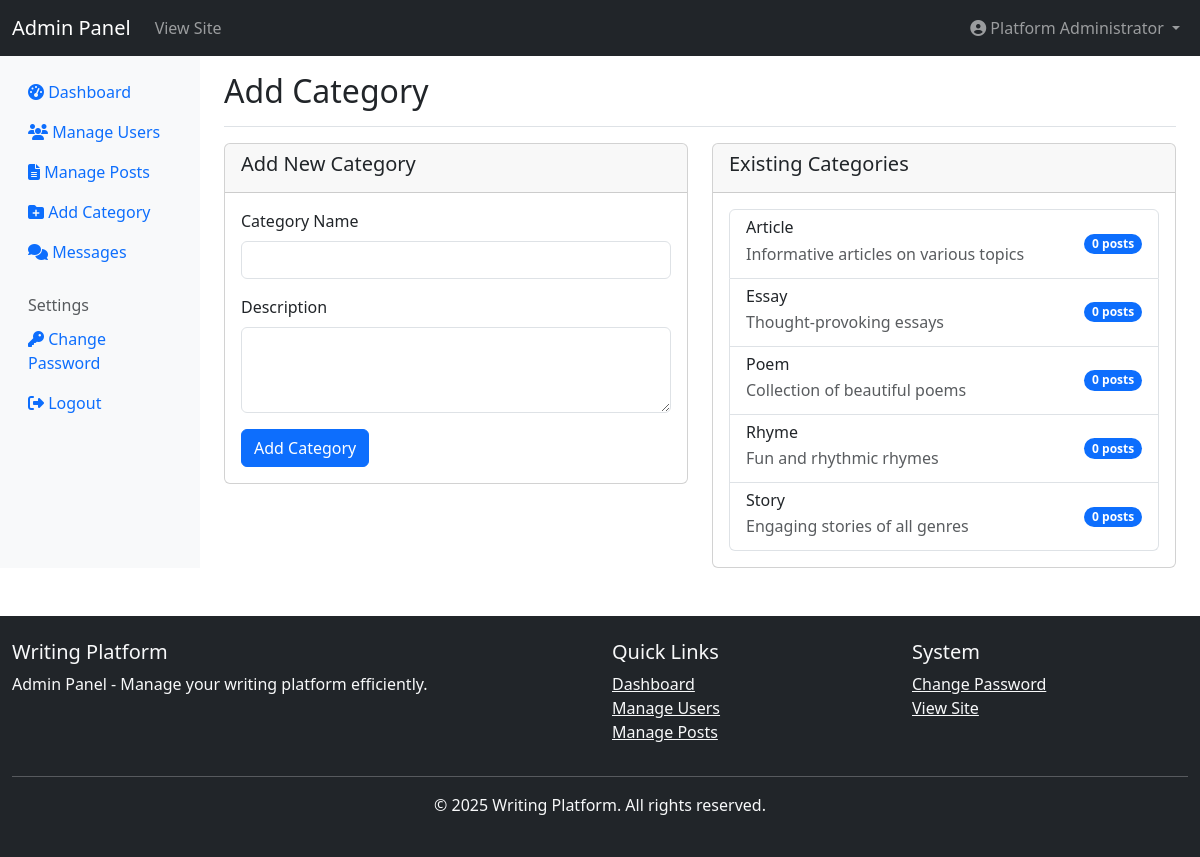
The page /admin/add-post-group.php (signed in) on the database as committed earlier.
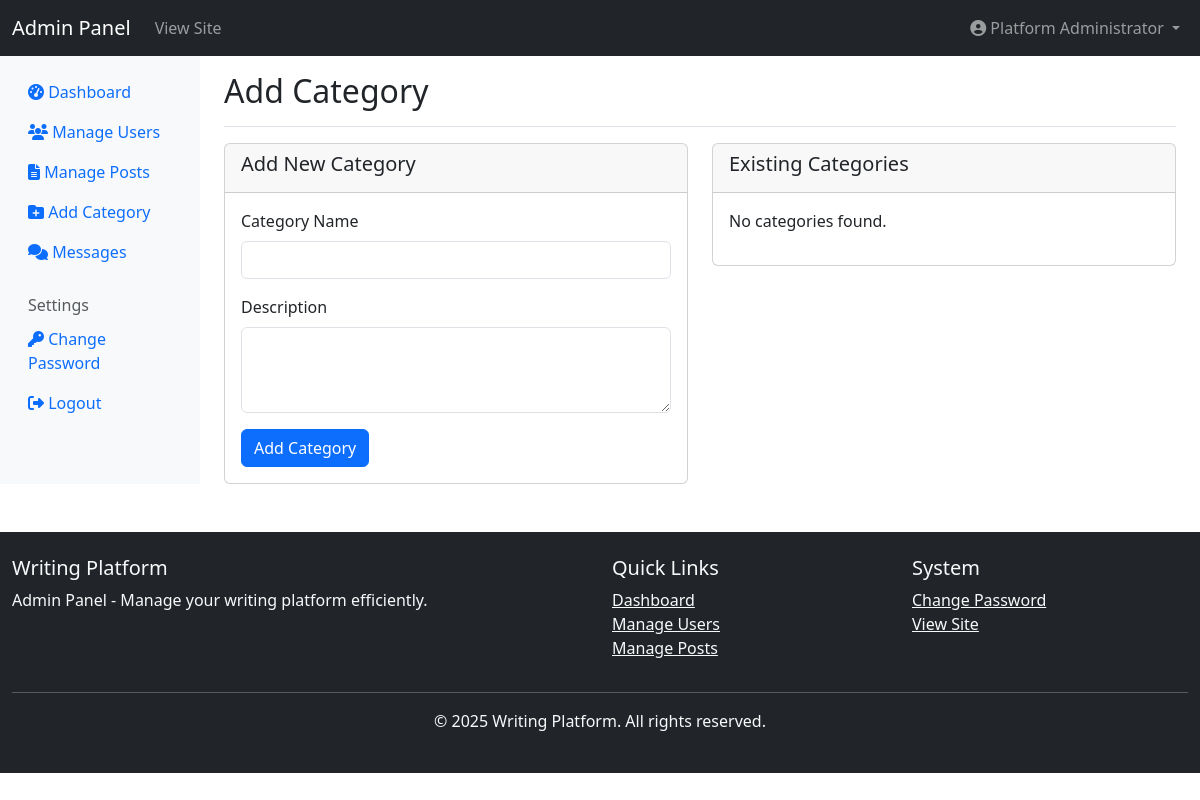
The same page on the database as committed later.
### tables this page shows
CREATE TABLE post_groups (
    id INT AUTO_INCREMENT PRIMARY KEY,
    name VARCHAR(100) UNIQUE NOT NULL,
    description TEXT,
    created_by INT,
    created_at TIMESTAMP DEFAULT CURRENT_TIMESTAMP,
    FOREIGN KEY (created_by) REFERENCES users(id) ON DELETE SET NULL
);

### admin/add-post-group.php (the view, shortened to what this page needs)
<?php
require_once '../config.php';
$stmt = $pdo->prepare("SELECT * FROM post_groups ORDER BY name");
$stmt->execute();
$categories = $stmt->fetchAll(PDO::FETCH_ASSOC);
?>
<!DOCTYPE html>
<html lang="en">
<head>
    <link href="https://cdn.jsdelivr.net/npm/bootstrap@5.3.0/dist/css/bootstrap.min.css" rel="stylesheet">
    <link rel="stylesheet" href="https://cdnjs.cloudflare.com/ajax/libs/font-awesome/6.4.0/css/all.min.css">
</head>
<body>
    <?php include 'navbar.php'; ?>
    <div class="container-fluid">
        <div class="row">
            <?php include 'sidebar.php'; ?>
            <main class="col-md-9 ms-sm-auto col-lg-10 px-md-4">
                <div class="d-flex justify-content-between flex-wrap flex-md-nowrap align-items-center pt-3 pb-2 mb-3 border-bottom">
                    <h1 class="h2">Add Category</h1>
                </div>
                <div class="row">
                    <div class="col-md-6">
                        <div class="card">
                            <div class="card-header">
                                <h5>Add New Category</h5>
                            </div>
                            <div class="card-body">
                                <form method="POST">
                                    <div class="mb-3">
                                        <label for="name" class="form-label">Category Name</label>
                                        <input type="text" class="form-control" id="name" name="name" value="<?php echo isset($name) ? $name : ''; ?>" required>
                                    </div>
                                    <div class="mb-3">
                                        <label for="description" class="form-label">Description</label>
                                        <textarea class="form-control" id="description" name="description" rows="3"><?php echo isset($description) ? $description : ''; ?></textarea>
                                    </div>
                                    <button type="submit" class="btn btn-primary">Add Category</button>
                                </form>
                            </div>
                        </div>
                    </div>
                    <div class="col-md-6">
                        <div class="card">
                            <div class="card-header">
                                <h5>Existing Categories</h5>
                            </div>
                            <div class="card-body">
                                <?php if (count($categories) > 0): ?>
                                    <div class="list-group">
                                        <?php foreach ($categories as $category): ?>
                                            <div class="list-group-item d-flex justify-content-between align-items-center">
                                                <div>
                                                    <h6 class="mb-1"><?php echo $category['name']; ?></h6>
                                                    <?php if ($category['description']): ?>
                                                        <p class="mb-1 text-muted"><?php echo $category['description']; ?></p>
                                                    <?php endif; ?>
                                                </div>
                                                <span class="badge bg-primary rounded-pill">
                                                    <?php
                                                    $stmt = $pdo->prepare("SELECT COUNT(*) as count FROM posts WHERE group_id = ?");
                                                    $stmt->execute([$category['id']]);
                                                    $postCount = $stmt->fetch(PDO::FETCH_ASSOC)['count'];
                                                    echo $postCount . ' posts';
                                                    ?>
                                                </span>
                                            </div>
                                        <?php endforeach; ?>
                                    </div>
                                <?php else: ?>
                                    <p>No categories found.</p>
                                <?php endif; ?>
                            </div>
                        </div>
                    </div>
                </div>
            </main>
        </div>
    </div>
    <?php include 'footer.php'; ?>
</body>
</html>

### admin/navbar.php (shortened to what this page needs)
<nav class="navbar navbar-expand-lg navbar-dark bg-dark">
    <div class="container-fluid">
        <a class="navbar-brand" href="index.php">Admin Panel</a>
        <div class="collapse navbar-collapse" id="adminNavbar">
            <ul class="navbar-nav me-auto">
                <li class="nav-item">
                    <a class="nav-link" href="../index.php">View Site</a>
                </li>
            </ul>
            <ul class="navbar-nav">
                <li class="nav-item dropdown">
                    <a class="nav-link dropdown-toggle" href="#" id="navbarDropdown" role="button" data-bs-toggle="dropdown">
                        <i class="fas fa-user-circle"></i> <?php echo $_SESSION['full_name']; ?>
                    </a>
                </li>
            </ul>
        </div>
    </div>
</nav>

### admin/sidebar.php
<nav id="sidebar" class="col-md-3 col-lg-2 d-md-block bg-light sidebar collapse">
    <div class="position-sticky pt-3">
        <ul class="nav flex-column">
            <li class="nav-item">
                <a class="nav-link active" href="index.php">
                    <i class="fas fa-tachometer-alt"></i>
                    Dashboard
                </a>
            </li>
            <li class="nav-item">
                <a class="nav-link" href="user-list.php">
                    <i class="fas fa-users"></i>
                    Manage Users
                </a>
            </li>
            <li class="nav-item">
                <a class="nav-link" href="post-list.php">
                    <i class="fas fa-file-alt"></i>
                    Manage Posts
                </a>
            </li>
            <li class="nav-item">
                <a class="nav-link" href="add-post-group.php">
                    <i class="fas fa-folder-plus"></i>
                    Add Category
                </a>
            </li>
            <li class="nav-item">
                <a class="nav-link" href="chat.php">
                    <i class="fas fa-comments"></i>
                    Messages
                </a>
            </li>
        </ul>
        <h6 class="sidebar-heading d-flex justify-content-between align-items-center px-3 mt-4 mb-1 text-muted">
            <span>Settings</span>
        </h6>
        <ul class="nav flex-column mb-2">
            <li class="nav-item">
                <a class="nav-link" href="change-pwd.php">
                    <i class="fas fa-key"></i>
                    Change Password
                </a>
            </li>
            <li class="nav-item">
                <a class="nav-link" href="../logout.php">
                    <i class="fas fa-sign-out-alt"></i>
                    Logout
                </a>
            </li>
        </ul>
    </div>
</nav>

### admin/footer.php (shortened to what this page needs)
<footer class="bg-dark text-light py-4 mt-5">
    <div class="container-fluid">
        <div class="row">
            <div class="col-md-6">
                <h5>Writing Platform</h5>
                <p>Admin Panel - Manage your writing platform efficiently.</p>
            </div>
            <div class="col-md-3">
                <h5>Quick Links</h5>
                <ul class="list-unstyled">
                    <li><a href="index.php" class="text-light">Dashboard</a></li>
                    <li><a href="user-list.php" class="text-light">Manage Users</a></li>
                    <li><a href="post-list.php" class="text-light">Manage Posts</a></li>
                </ul>
            </div>
            <div class="col-md-3">
                <h5>System</h5>
                <ul class="list-unstyled">
                    <li><a href="change-pwd.php" class="text-light">Change Password</a></li>
                    <li><a href="../index.php" class="text-light">View Site</a></li>
                </ul>
            </div>
        </div>
        <hr class="bg-light">
        <div class="text-center">
            <p>&copy; <?php echo date('Y'); ?> Writing Platform. All rights reserved.</p>
        </div>
    </div>
</footer>
</body>
</html>

Rows that differ between the two databases and show on the page:
removed post_groups: name "Article", description "Informative articles on various topics", postCount "0"
removed post_groups: name "Essay", description "Thought-provoking essays", postCount "0"
removed post_groups: name "Poem", description "Collection of beautiful poems", postCount "0"
removed post_groups: name "Rhyme", description "Fun and rhythmic rhymes", postCount "0"
removed post_groups: name "Story", description "Engaging stories of all genres", postCount "0"
Other text that changed with them:
text now shown: "No categories found."
